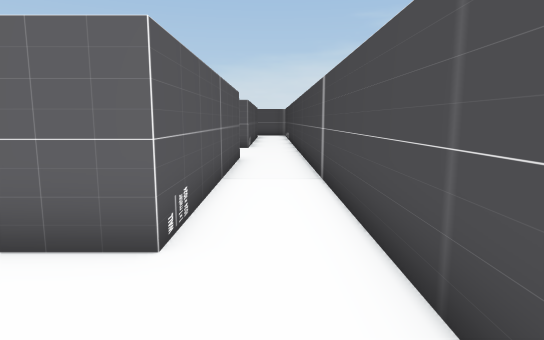
view 1 (above)

16 first-person views from a walk through a Unity game level. The camera is 0.58 m above the floor, tilts 8° down and sees 75° across. The floor is counted in squares, 0.5 m on a side. Each view is taken from the middle of a square. On the plan, view 1 faces up. The plan holds only what a view shows up to about 14 squares ahead; the rest is blank. The place goes on beyond the plan. The player is left out.

view 2
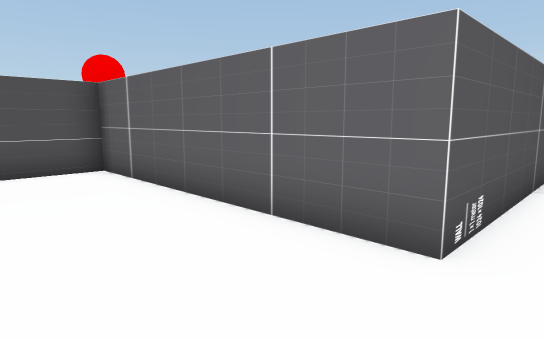

view 3
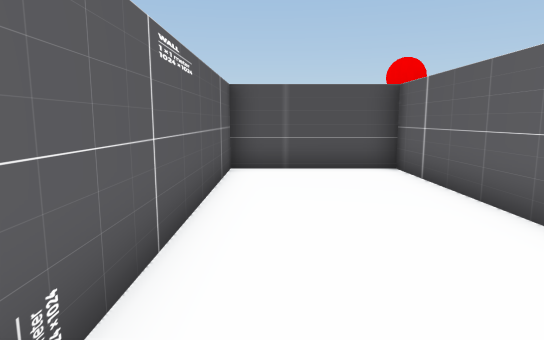

view 4
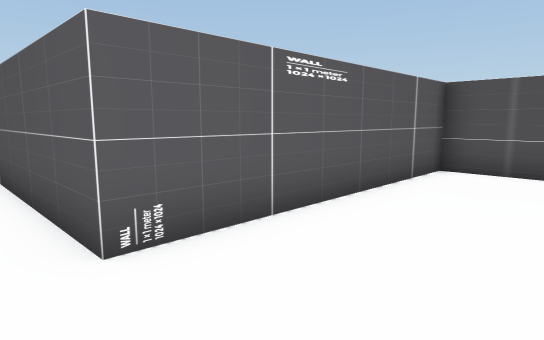

view 5
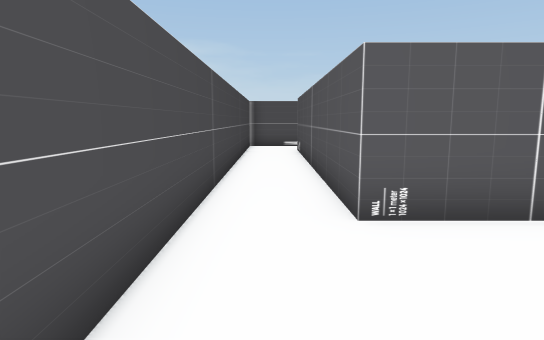

view 6
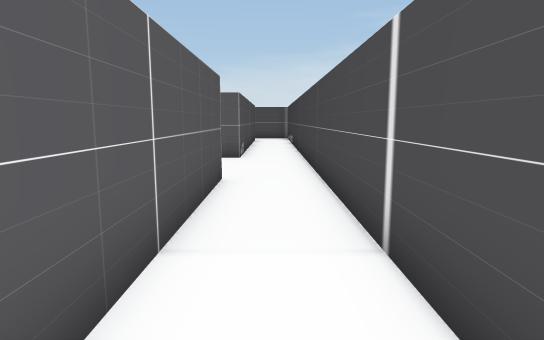

view 7
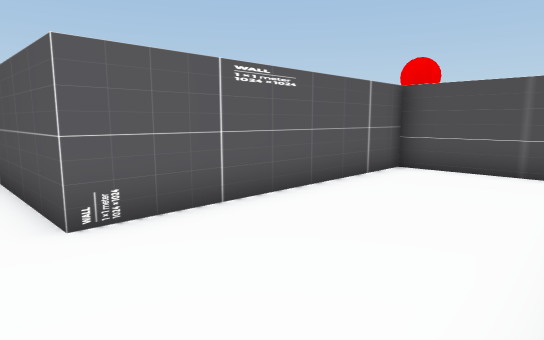

view 8
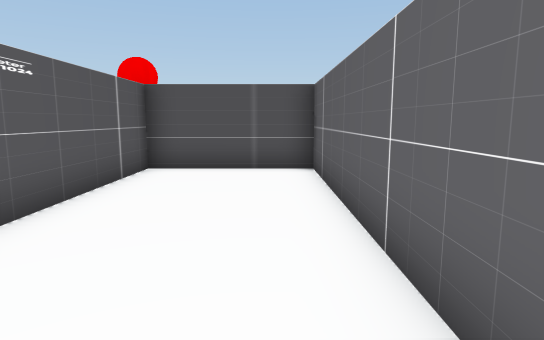

view 9
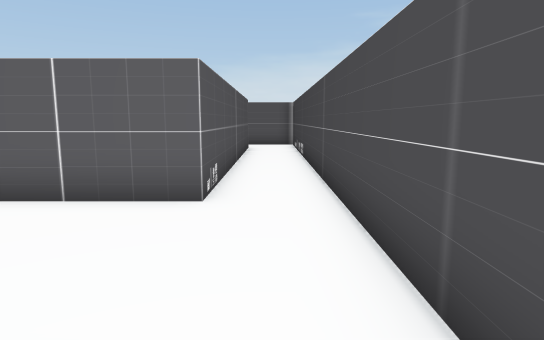

view 10
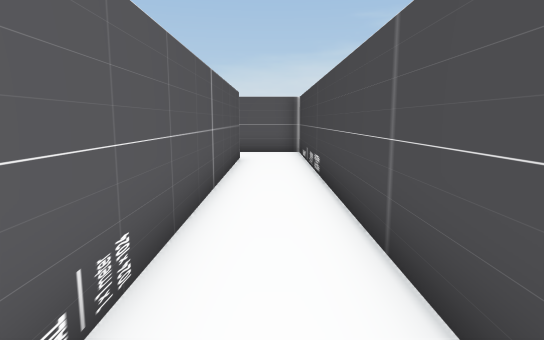

view 11
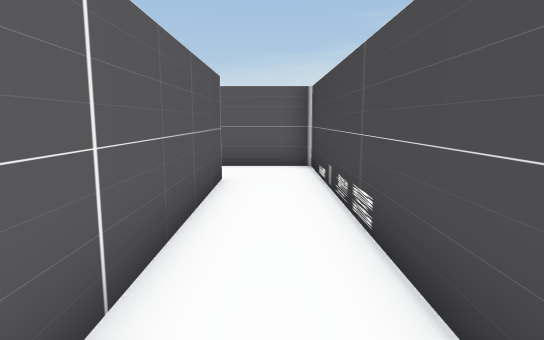

view 12
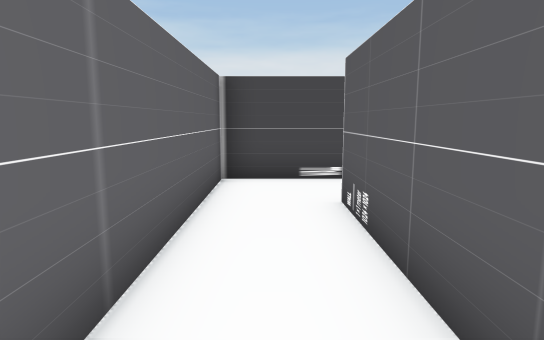

view 13
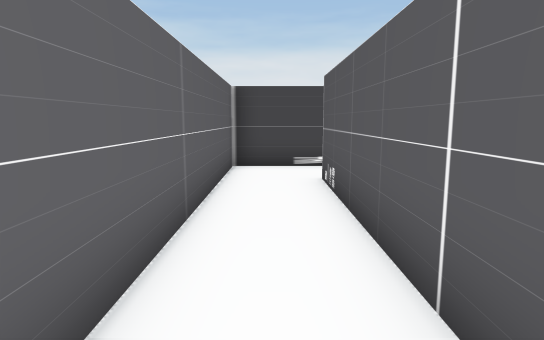

view 14
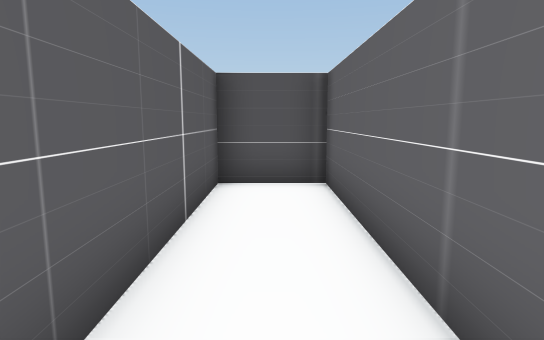

view 15
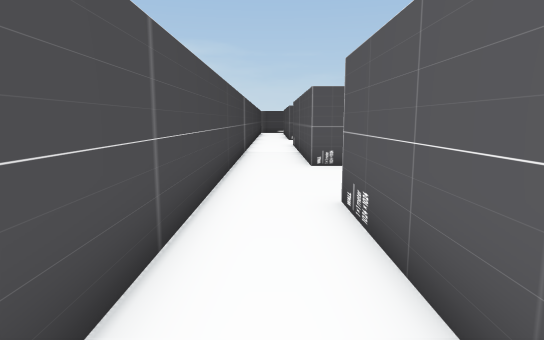

view 16
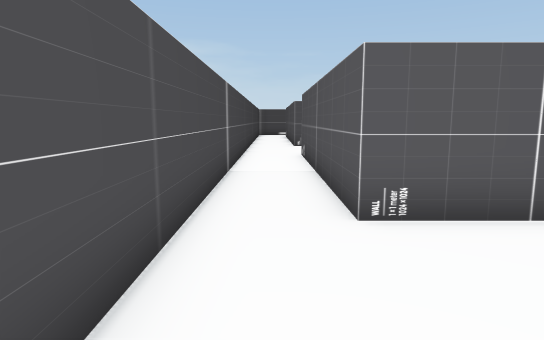

### Floor plan
Ten units are one square. View 1 is at (0, 0); x grows to the right and y downward. Boxes are objects, and circles mark ways between rooms. Rooms are numbered by the first view taken in them; rooms with no view inside come last. Other rooms are left out.
<svg viewBox="-90 -275 105 335">
<path fill="none" stroke="#000" d="M-10 -30 -85 -30 -85 10 -10 10 -10 55M10 55 10 -25M-10 -150 -85 -150 -85 -110 -10 -110 -10 -30M10 -25 10 -145M10 -145 10 -270 -85 -270 -85 -250 -10 -250 -10 -150"/>
<circle cx="0" cy="-30" r="3" fill="#2a7"/>
<circle cx="0" cy="-150" r="3" fill="#2a7"/>
<text x="-30" y="0">1</text>
<text x="-30" y="-120">2</text>
<text x="0" y="-230">3</text>
</svg>
Room 1 opens to room 2. Room 2 opens to room 3.

Where each view was taken, in squares from view 1:
view 1: 0 up, 0 right, facing up
view 2: 0 up, 0 right, facing up-left
view 3: 0 up, 0 right, facing left
view 4: 2 up, 0 right, facing down-left
view 5: 3 up, 0 right, facing down
view 6: 4 up, 0 right, facing up
view 7: 15 up, 0 right, facing down-left
view 8: 14 up, 0 right, facing left
view 9: 10 up, 0 right, facing up
view 10: 14 up, 0 right, facing up
view 11: 18 up, 0 right, facing up
view 12: 26 up, 6 left, facing right
view 13: 26 up, 8 left, facing right
view 14: 26 up, 2 left, facing left
view 15: 20 up, 0 right, facing down
view 16: 15 up, 0 right, facing down
